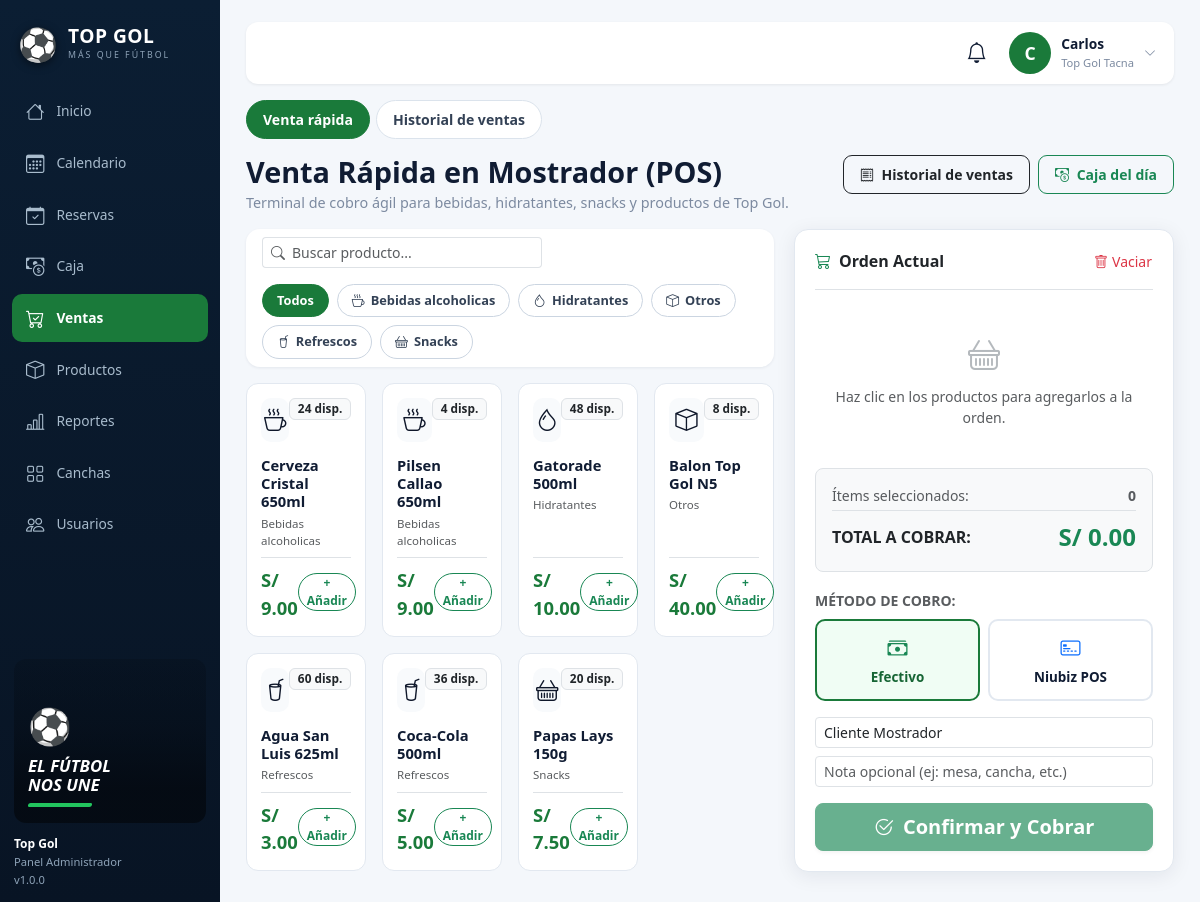
The app's page /admin/ventas/pos (signed in) with its own data.
### tables this page shows
CREATE TABLE IF NOT EXISTS `categorias` (
  `id`          INT UNSIGNED AUTO_INCREMENT PRIMARY KEY,
  `nombre`      VARCHAR(60) NOT NULL,
  `slug`        VARCHAR(60) NOT NULL UNIQUE,
  `descripcion` VARCHAR(255) NULL,
  `icono`       VARCHAR(30) NOT NULL DEFAULT 'bi-box',
  `activo`      TINYINT(1) NOT NULL DEFAULT 1,
  `created_at`  DATETIME NOT NULL DEFAULT CURRENT_TIMESTAMP,
  `updated_at`  DATETIME NOT NULL DEFAULT CURRENT_TIMESTAMP ON UPDATE CURRENT_TIMESTAMP
);

CREATE TABLE IF NOT EXISTS `productos` (
  `id`           INT NOT NULL AUTO_INCREMENT,
  `nombre`       VARCHAR(100) NOT NULL,
  `descripcion`  VARCHAR(255) DEFAULT NULL,
  `categoria`    ENUM('refrescos','bebidas_alcoholicas','snacks','hidratantes','otros') NOT NULL DEFAULT 'otros',
  `categoria_id` INT UNSIGNED NULL,
  `precio`       DECIMAL(10,2) NOT NULL,
  `stock`        INT NOT NULL DEFAULT 0,
  `stock_minimo` INT NOT NULL DEFAULT 5,
  `unidad`       VARCHAR(20) NOT NULL DEFAULT 'unidad',
  `estado`       ENUM('disponible','agotado','descontinuado') NOT NULL DEFAULT 'disponible',
  `created_at`   TIMESTAMP NOT NULL DEFAULT CURRENT_TIMESTAMP,
  `updated_at`   TIMESTAMP NOT NULL DEFAULT CURRENT_TIMESTAMP ON UPDATE CURRENT_TIMESTAMP,
  PRIMARY KEY (`id`),
  KEY `idx_producto_categoria` (`categoria`),
  KEY `idx_producto_estado`    (`estado`),
  CONSTRAINT `fk_productos_categoria` FOREIGN KEY (`categoria_id`) REFERENCES `categorias` (`id`) ON DELETE RESTRICT ON UPDATE CASCADE
);

### app/Views/ventas/pos.php (the view, shortened to what the rows shown need)
<?php require VIEWS_PATH . DIRECTORY_SEPARATOR . 'layout' . DIRECTORY_SEPARATOR . 'admin_top.php'; ?>
<div class="d-flex align-items-start justify-content-between gap-3 flex-wrap mb-3">
    <div>
        <h1 class="adm-h1">Venta Rápida en Mostrador (POS)</h1>
        <p class="adm-sub">Terminal de cobro ágil para bebidas, hidratantes, snacks y productos de Top Gol.</p>
    </div>
    <div class="d-flex gap-2">
        <a href="<?= url('/admin/ventas') ?>" class="btn btn-sm btn-outline-dark fw-bold" style="border-radius:9px;padding:8px 16px;">
            <i class="bi bi-receipt me-1"></i> Historial de ventas
        </a>
        <a href="<?= url('/admin/caja') ?>" class="btn btn-sm btn-outline-success fw-bold" style="border-radius:9px;padding:8px 16px;">
            <i class="bi bi-cash-coin me-1"></i> Caja del día
        </a>
    </div>
</div>
<div class="pos-wrap">
    <div class="pos-catalog">
        <div class="panel-2 mb-3 py-2 px-3">
            <div class="d-flex align-items-center justify-content-between gap-3 flex-wrap">
                <div class="input-group input-group-sm" style="max-width:280px;">
                    <span class="input-group-text bg-white border-end-0"><i class="bi bi-search text-muted"></i></span>
                    <input type="text" class="form-control border-start-0 ps-0" id="posBuscador" placeholder="Buscar producto...">
                </div>
                <div class="d-flex gap-2 flex-wrap" id="posCatPills">
                    <button type="button" class="cat-pill active" data-cat="all">Todos</button>
                    <?php foreach ($categorias as $cat): ?>
                        <button type="button" class="cat-pill" data-cat="<?= (int)$cat['id'] ?>">
                            <i class="bi <?= htmlspecialchars($cat['icono'] ?: 'bi-box') ?>"></i>
                            <?= htmlspecialchars($cat['nombre']) ?>
                        </button>
                    <?php endforeach; ?>
                </div>
            </div>
        </div>
        <div class="row g-3" id="posGridProductos">
            <?php if (empty($productos)): ?>
                <div class="col-12 text-center py-5 text-muted">
                    <i class="bi bi-box-seam fs-1 d-block mb-2 text-secondary"></i>
                    No hay productos con stock disponible en este momento.
                </div>
            <?php else: ?>
                <?php foreach ($productos as $p): ?>
                    <div class="col-xl-3 col-lg-4 col-md-4 col-sm-6 item-producto"
                         data-id="<?= (int)$p['id'] ?>"
                         data-nombre="<?= htmlspecialchars($p['nombre']) ?>"
                         data-precio="<?= (float)$p['precio'] ?>"
                         data-stock="<?= (int)$p['stock'] ?>"
                         data-cat="<?= (int)($p['categoria_id'] ?? 0) ?>"
                         data-unidad="<?= htmlspecialchars($p['unidad'] ?? 'unidad') ?>">
                        <div class="prod-card" onclick="posAgregarItem(<?= (int)$p['id'] ?>)">
                            <div>
                                <div class="d-flex justify-content-between align-items-start mb-1">
                                    <div class="prod-ico"><i class="bi <?= htmlspecialchars($p['categoria_icono'] ?: 'bi-box') ?>"></i></div>
                                    <span class="badge bg-light text-dark border prod-stock">
                                        <?= (int)$p['stock'] ?> disp.
                                    </span>
                                </div>
                                <div class="prod-title"><?= htmlspecialchars($p['nombre']) ?></div>
                                <small class="text-muted d-block mb-2" style="font-size:.72rem;"><?= htmlspecialchars($p['categoria_nombre'] ?? '') ?></small>
                            </div>
                            <div class="d-flex align-items-baseline justify-content-between pt-2 border-top">
                                <div class="prod-price">S/ <?= number_format((float)$p['precio'], 2) ?></div>
                                <button type="button" class="btn btn-sm btn-outline-success rounded-pill px-2 py-0 fw-bold" style="font-size:.75rem;">
                                    + Añadir
                                </button>
                            </div>
                        </div>
                    </div>
                <?php endforeach; ?>
            <?php endif; ?>
        </div>
    </div>
    <div class="pos-cart-panel">
        <div class="d-flex align-items-center justify-content-between pb-3 border-bottom mb-3">
            <h2 class="fs-6 fw-bold mb-0 text-dark">
                <i class="bi bi-cart3 me-2 text-success"></i>Orden Actual
            </h2>
            <button type="button" class="btn btn-sm btn-link text-danger p-0 text-decoration-none small" onclick="posVaciarCarrito()">
                <i class="bi bi-trash me-1"></i>Vaciar
            </button>
        </div>
        <div id="posCartLista" style="max-height:280px; overflow-y:auto;" class="mb-3">
            <div id="posCartVacio" class="text-center py-4 text-muted small">
                <i class="bi bi-basket fs-2 d-block mb-2 text-secondary opacity-50"></i>
                Haz clic en los productos para agregarlos a la orden.
            </div>
        </div>
        <div class="bg-light p-3 rounded-3 mb-3 border">
            <div class="d-flex justify-content-between text-muted small mb-1">
                <span>Ítems seleccionados:</span>
                <strong id="posCartCantTotal">0</strong>
            </div>
            <div class="d-flex justify-content-between align-items-center pt-2 border-top">
                <span class="fw-bold text-dark fs-6">TOTAL A COBRAR:</span>
                <span class="fs-4 fw-bold text-success" id="posCartTotal">S/ 0.00</span>
            </div>
        </div>
        <form id="posFormVenta" action="<?= url('/admin/ventas/guardar') ?>" method="POST" onsubmit="return posValidarVenta(event)">
            <label class="form-label small fw-bold text-uppercase text-muted mb-2">Método de Cobro:</label>
            <div class="d-flex gap-2 mb-3">
                <div class="pos-pay-opt active" id="btnPagoEfe" onclick="posSetMetodo('efectivo')">
                    <i class="bi bi-cash-stack d-block fs-5 text-success mb-1"></i>
                    Efectivo
                </div>
                <div class="pos-pay-opt" id="btnPagoPos" onclick="posSetMetodo('niubiz')">
                    <i class="bi bi-credit-card-2-front d-block fs-5 text-primary mb-1"></i>
                    Niubiz POS
                </div>
            </div>
            <div class="mb-2">
                <input type="text" class="form-control form-control-sm" name="cliente_nombre" id="posClienteNombre" placeholder="Nombre cliente (opcional / Mostrador)" value="Cliente Mostrador">
            </div>
            <div class="mb-3">
                <input type="text" class="form-control form-control-sm" name="notas" placeholder="Nota opcional (ej: mesa, cancha, etc.)">
            </div>
            <button type="submit" class="btn btn-success btn-lg w-100 fw-bold shadow-sm" id="posBtnCobrar" disabled>
                <i class="bi bi-check2-circle me-1"></i> Confirmar y Cobrar
            </button>
        </form>
    </div>
</div>
<?php require VIEWS_PATH . DIRECTORY_SEPARATOR . 'layout' . DIRECTORY_SEPARATOR . 'admin_bottom.php'; ?>

### app/Core/Router.php (shortened to what the rows shown need)
<?php
class Router {
    private array $rutas = [
        'GET'  => [],
        'POST' => []
    ];
    private function registrar(string $metodo, string $ruta, string $accion, array $middlewares): void {
        $rutaNormalizada = '/' . trim($ruta, '/');
        preg_match_all('/\{([a-zA-Z0-9_]+)\}/', $rutaNormalizada, $matches);
        $nombresParametros = $matches[1] ?? [];
        $regex = preg_replace('/\{[a-zA-Z0-9_]+\}/', '([^/]+)', $rutaNormalizada);
        $regexFinal = '#^' . $regex . '$#';
        $this->rutas[$metodo][] = [
            'ruta'        => $rutaNormalizada,
            'regex'       => $regexFinal,
            'accion'      => $accion,
            'params'      => $nombresParametros,
            'middlewares' => $middlewares
        ];
    }
    public function dispatch(): void {
        $metodo = $_SERVER['REQUEST_METHOD'] ?? 'GET';
        $uri = $this->obtenerRutaActual();
        foreach ($this->rutas[$metodo] as $rutaInfo) {
            if (preg_match($rutaInfo['regex'], $uri, $matches)) {
                array_shift($matches);
                $this->ejecutarAccion($rutaInfo['accion'], $matches);
                return;
            }
        }
    }
    private function obtenerRutaActual(): string {
        if (!empty($_GET['url']) && $_GET['url'] !== 'index.php') {
            $uri = '/' . trim((string)$_GET['url'], '/');
            $uri = preg_replace('#^/public(/|$)#', '$1', $uri);
            $uri = '/' . trim($uri, '/');
            return $uri === '//' ? '/' : $uri;
        }
        $requestUri = $_SERVER['REQUEST_URI'] ?? '/';
        $requestUri = preg_replace('#^/public(/|$)#', '$1', $requestUri);
        $requestUri = preg_replace('#^/index\.php(/|$)#', '$1', $requestUri);
        $uri = '/' . trim($requestUri, '/');
        return $uri === '//' ? '/' : $uri;
    }
    private function ejecutarAccion(string $accion, array $params): void {
        [$controladorNombre, $metodo] = explode('@', $accion);
        $controlador = new $claseCompleta();
        call_user_func_array([$controlador, $metodo], $params);
    }
}

### records on screen
categorias: nombre "Bebidas alcoholicas"
categorias: nombre "Hidratantes"
categorias: nombre "Otros"
categorias: nombre "Refrescos"
categorias: nombre "Snacks"
productos: stock "24", nombre "Cerveza Cristal 650ml", categoria.nombre "Bebidas alcoholicas", precio "9.00"
productos: stock "4", nombre "Pilsen Callao 650ml", categoria.nombre "Bebidas alcoholicas", precio "9.00"
productos: stock "48", nombre "Gatorade 500ml", categoria.nombre "Hidratantes", precio "10.00"
productos: stock "8", nombre "Balon Top Gol N5", categoria.nombre "Otros", precio "40.00"
productos: stock "60", nombre "Agua San Luis 625ml", categoria.nombre "Refrescos", precio "3.00"
productos: stock "36", nombre "Coca-Cola 500ml", categoria.nombre "Refrescos", precio "5.00"
productos: stock "20", nombre "Papas Lays 150g", categoria.nombre "Snacks", precio "7.50"

### other values on screen
$itemNav['label'] "Inicio"
$itemNav['label'] "Calendario"
$itemNav['label'] "Reservas"
$itemNav['label'] "Caja"
$itemNav['label'] "Ventas"
$itemNav['label'] "Productos"
$itemNav['label'] "Reportes"
$itemNav['label'] "Canchas"
$itemNav['label'] "Usuarios"
$tabNav['label'] "Venta rápida"
$tabNav['label'] "Historial de ventas"
